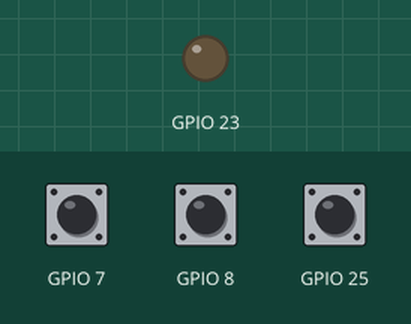
Bench run of a program on a simulated Raspberry Pi (BCM pin numbers). Shown: output pins drawn as LEDs (lit = HIGH). Dashed ring = blinking. The inputs (shaded band) are chosen by the test bench; at power-on: GPIO 7 HIGH, GPIO 25 HIGH, GPIO 8 HIGH. The clock reads 2024-03-15 10:24:30 at power-on unless the program sets it; files the program writes start out absent; the camera gives no picture and a still takes 0.5 s; the run ends when the program shuts the computer down; threads take turns every 2 ms; what the program prints to the terminal is not drawn. At 12.0 s the program puts the board to deep sleep or switches it off; the recording ends there.

Above: at 2.0 s.
2.1 s: GPIO 7 pulled LOW for 1 s
At 2.17 s:
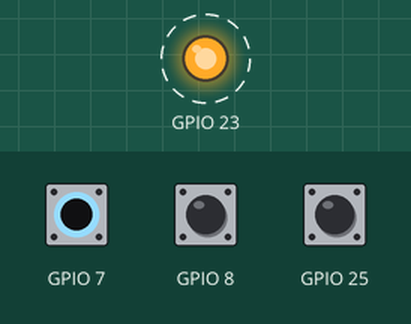
4.6 s: GPIO 25 pulled LOW for 0.15 s
At 6.3 s:
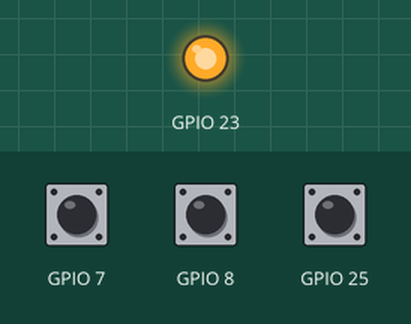
Timing chart, 0 to 8.5 s (numbered marks = the images above; inputs shaded):
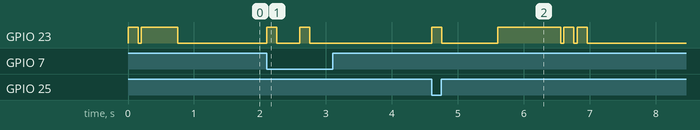

The program:

camera.py
```python
import os.path
import shutil
import sys
import time
from datetime import datetime

import signals
from gpio_facade import Gpio
from picamera import PiCamera

# script for taking photos triggered by a signal and without preview
# can be used for motion-triggered monitoring later, e.g. in car

# uses 1 GPIO port for output signal (e.g. buzzer) and 1 for each sensor (button)
# Use cases:
#   - ready to be started during OS boot
#   - press button1 to make photo in 1st configuration
#   - press button2 to make photo in 2nd configuration
#   - connect USB stick to automatically store all the photos on it, then dismount
#   - get vibration/sound confimations of all actions
#   - graceful shutdown button
#   - TODO: two-state toggle to switch between photo and video

### setup
G_IN1 = 7
G_IN2 = 8
G_POWEROFF = 25
G_MODESWITCH = None
G_OUT = 23
TARGET = "/home/pi/photos/"
PENDRIVE = "/media/pi/PENDRIVE/"    # usb storage partition label

gpio = Gpio()
gpio.setup_in(G_IN1)
gpio.setup_in(G_IN2)
gpio.setup_in(G_POWEROFF)
gpio.setup_out(G_OUT)

def signal(duration):
    return gpio.hi(G_OUT, duration)


signals = signals.Signals(signal)
LOG = open(TARGET + datetime.now().strftime("log-%Y.%m.%d-%H.%M.%S.%f.txt"), "w")

def log(txt):
    LOG.write(datetime.now().strftime("%Y.%m.%d-%H.%M.%S.%f: ") + str(txt) + "\n")
    LOG.flush()

if not os.path.exists(TARGET):
    os.mkdir(TARGET)

class Button:
    def __init__(self):
        self.trigger = self.must_configure
        self.action = self.must_configure

    def must_configure(self):
        raise Exception("Not set up correctly")


def capture_quality(camera: PiCamera, stop_condition):
    log("Capture mode 1 start")
    camera.iso = 200
    camera.drc_strength = "low"
    camera.image_denoise = True

    for i, f in enumerate(camera.capture_continuous(TARGET + 'image-{timestamp:%Y.%m.%d-%H.%M.%S.%f}.jpg')):
        log("\tCaptured")
        if stop_condition():
            break
        signals.ping(True)

    log("Capture mode 1 stop")

def capture_fast(camera: PiCamera, stop_condition):
    log("Capture mode 2 start")
    camera.iso = 0
    camera.drc_strength = "off"
    camera.image_denoise = False

    for i, f in enumerate(camera.capture_continuous(TARGET + 'image-{timestamp:%Y.%m.%d-%H.%M.%S.%f}-burst.jpg', burst=True)):
        log("\tCaptured")
        if stop_condition():
            break
        signals.ping(True)
        time.sleep(0.001)
    log("Capture mode 2 stop")

def shutdown(camera: PiCamera, stop_condition):
    log("Shutting down gracefully")
    LOG.close()
    time.sleep(1)       # bad pattern to wait for other threads playing sounds
    signals.bye()
    gpio.cleanup()
    os.system("sleep 5 && sudo shutdown -P now &")
    sys.exit(0)


button1 = Button()
button1.trigger = lambda: gpio.get(G_IN1)
button1.action = capture_quality

button2 = Button()
button2.trigger = lambda: gpio.get(G_IN2)
button2.action = capture_fast

button_off = Button()
button_off.trigger = lambda: gpio.get(G_POWEROFF)
button_off.action = shutdown

buttons = [button1, button2, button_off]


def check_pendrive():
    if not os.path.exists(PENDRIVE):
        return
    log("USB stick connected")
    signals.welcome()

    for file in os.listdir(TARGET):
        try:
            shutil.move(TARGET + file, PENDRIVE)
        except Exception as e:
            log("Error during moving files: " + str(e))
            signals.alert()
    log("Files moved")
    # /dev/sda is the default and the only device in my setup
    os.system("umount /dev/sda1")
    log("USB dismounted")
    signals.win()


### script start
with PiCamera() as cam:
    cam.resolution = (2592, 1944)
    signals.welcome()

    # main polling loop
    while True:
        for button in buttons:
            if button.trigger():
                log("Button triggered: " + str(button.action))
                signals.ping(True)
                try:
                    button.action(cam, lambda: not button.trigger())
                except Exception as e:
                    log("Error during button action: " + str(e))
                    signals.alert()

        check_pendrive()

        # todo: using a toggled switch will require interrupts approach or will much complicate this framework
        #  also, interrupts save power
        time.sleep(0.1)
```

signals.py
```python
import time
from threading import Thread

# my library of "signals" - rythms of HIGH signal associated with a name;
# most useful with vibrating engine or buzzer
# possible todo: utilize PWM here
#           it would not guarantee a precise music frequency but at least different tone & fun
class Signals:
    # a mini pause that separates 2 consecutive HIGH signals, so they are distinguishable
    PAUSE = 0.05

    # pass a method that will send the HIGH signal
    # method should accept one argument: duration of the signal
    def __init__(self, send):
        self.send = send

    def __pause(self, duration):
        time.sleep(duration)

    def __ring(self, duration):
        self.send(duration - self.PAUSE)
        time.sleep(self.PAUSE)

    def __call_me_later(self, method):
        Thread(target=method).start()

    def joy(self, asynch=False):
        if asynch:
            self.__call_me_later(self.joy)
            return
        self.__ring(0.2)
        self.__pause(0.2)
        self.__ring(0.2)
        self.__pause(0.4)

        self.__ring(0.2)
        self.__pause(0.2)
        self.__ring(0.2)
        self.__pause(0.4)

        self.__ring(0.2)
        self.__pause(0.2)
        self.__ring(0.2)
        self.__pause(0.8)


    def alert(self, asynch=False):
        if asynch:
            self.__call_me_later(self.alert)
            return
        for i in range(0, 10):
            self.__ring(0.4)
            self.__pause(0.4)

    def ping(self, asynch=False):
        if asynch:
            self.__call_me_later(self.ping)
            return
        self.__ring(0.2)

    def knock_knock(self, asynch=False):
        if asynch:
            self.__call_me_later(self.knock_knock)
            return
        self.__ring(0.2)
        self.__ring(0.2)
        self.__ring(0.2)
        self.__ring(0.2)
        self.__ring(0.2)

    def welcome(self, asynch=False):
        if asynch:
            self.__call_me_later(self.welcome)
            return
        self.__ring(0.2)
        self.__ring(0.6)

    def bye(self, asynch=False):
        if asynch:
            self.__call_me_later(self.bye)
            return
        self.__ring(1)
        self.__ring(0.2)
        self.__ring(0.2)

    def win(self, asynch=False):
        if asynch:
            self.__call_me_later(self.win)
            return
        self.knock_knock()  # todo
```

gpio_facade.py
```python
import RPi.GPIO as GPIO
import time

# A library: facade class offering more friendly and shorter GPIO calls

class Port:
    def __init__(self, port, direction, pull=GPIO.PUD_UP, initial=GPIO.LOW):
        self.port = port
        self.direction = direction
        self.pull = pull
        if direction == GPIO.OUT:
            self.default = initial
        elif direction == GPIO.IN:
            self.default = int(pull == GPIO.PUD_UP)

class Gpio:

    def __init__(self):
        GPIO.setmode(GPIO.BCM)
        self.ports = {}
        self.sounds = Gpio.Sound()

    # setup IN port, default pull up
    def setup_in(self, port):
        self.ports[port] = Port(port, GPIO.IN)
        self.__initialize_port(self.ports[port])

    # setup IN port, default pull down
    def setup_in_lo(self, port):
        self.ports[port] = Port(port, GPIO.IN, pull=GPIO.PUD_DOWN)
        self.__initialize_port(self.ports[port])

    # setup OUT port, initial LOW
    def setup_out(self, port):
        self.ports[port] = Port(port, GPIO.OUT)
        self.__initialize_port(self.ports[port])

    def setup_out_hi(self, port):
        self.ports[port] = Port(port, GPIO.OUT, initial=GPIO.HIGH)
        self.__initialize_port(self.ports[port])

    # set high state
    # if duration is given, then go back to low state after the given time in seconds
    #   regardless of the previous state
    def hi(self, port, duration=0):
        GPIO.output(self.ports[port].port, GPIO.HIGH)
        if duration > 0:
            time.sleep(duration)
            GPIO.output(self.ports[port].port, GPIO.LOW)

    # set low state
    # if duration is given, then go back to high state after the given time in seconds
    #   regardless of the previous state
    def lo(self, port, duration=0):
        GPIO.output(self.ports[port].port, GPIO.LOW)
        if duration > 0:
            time.sleep(duration)
            GPIO.output(self.ports[port].port, GPIO.HIGH)

    # get port state as boolean: False if default value (equal PUD), True when non-default
    def get(self, port):
        return GPIO.input(port) != self.ports[port].default

    def input(self, port):
        return GPIO.input(port)

    def cleanup(self):
        GPIO.cleanup()

    def pwm(self, port, hi_percent, duration, freq=200):
        t_start = time.time()
        while t_start + duration > time.time():
            self.hi(port, 1 / freq * hi_percent / 100)
            self.lo(port, 1 / freq * (100 - hi_percent) / 100)
        GPIO.output(port, self.ports[port].default)

    # play sound (output high and low) with a given frequency
    # frequencies can be taken from self.sounds object, eg. self.sounds.A1
    # it is not optimal (e.g. sends twice the same signal) but enough for buzzer music
    def playsound(self, port, freq, duration):
        t_start = time.time()
        while t_start + duration > time.time():
            self.hi(port, 1 / freq / 2)
            self.lo(port, 1 / freq / 2)
        GPIO.output(port, self.ports[port].default)

    def __initialize_port(self, port: Port):
        if port.direction == GPIO.IN:
            GPIO.setup(port.port, port.direction, pull_up_down=port.pull)
        elif port.direction == GPIO.OUT:
            GPIO.setup(port.port, port.direction, initial=port.default)
        else:
            raise Exception("Incorrect port direction given. Port: {}, direction: {}".format(port.port, port.direction))

    class Sound:
        def __init__(self):
            # create attributes with note names, like A0, C2, Eb3, etc
            note_names = ["A", "Bb", "B", "C", "Db", "D", "Eb", "E", "F", "Gb", "G", "Ab"]
            for octave in range(0, 5):
                for halftone in range(0, 12):
                    self.__setattr__(note_names[halftone] + str(octave), self.__calculate(octave, halftone))

        @staticmethod
        def __calculate(octave, halftones):
            base_freq = 220
            return base_freq*pow(2, octave+halftones/12)
```

Measured:
- after the input at 2.1 s, GPIO 23: alternates HIGH for 0.15 s and LOW for 0.35 s, 4 changes in all, then stays LOW, starting at once
